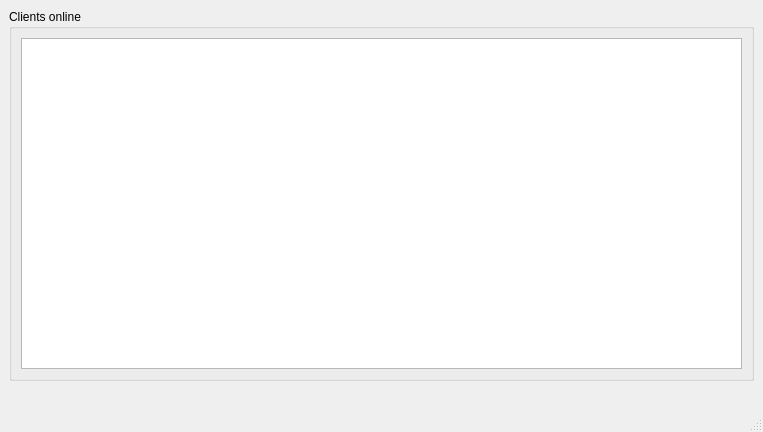
<?xml version="1.0" encoding="UTF-8"?>
<ui version="4.0">
 <class>MainWindow</class>
 <widget class="QMainWindow" name="MainWindow">
  <property name="geometry">
   <rect>
    <x>0</x>
    <y>0</y>
    <width>763</width>
    <height>432</height>
   </rect>
  </property>
  <property name="windowTitle">
   <string>MainWindow</string>
  </property>
  <widget class="QWidget" name="centralwidget">
   <layout class="QVBoxLayout" name="verticalLayout_2" stretch="0,0">
    <item>
     <widget class="QGroupBox" name="grpClients">
      <property name="title">
       <string>Clients online</string>
      </property>
      <layout class="QVBoxLayout" name="verticalLayout">
       <item>
        <widget class="QListWidget" name="lstClients"/>
       </item>
      </layout>
     </widget>
    </item>
    <item>
     <widget class="QLabel" name="lbMessage">
      <property name="styleSheet">
       <string notr="true">color: rgb(92, 255, 116);</string>
      </property>
      <property name="text">
       <string/>
      </property>
     </widget>
    </item>
   </layout>
  </widget>
  <widget class="QMenuBar" name="menubar">
   <property name="geometry">
    <rect>
     <x>0</x>
     <y>0</y>
     <width>763</width>
     <height>19</height>
    </rect>
   </property>
  </widget>
  <widget class="QStatusBar" name="statusbar"/>
 </widget>
 <resources/>
 <connections/>
 <slots>
  <slot>showClientInfo()</slot>
 </slots>
</ui>
